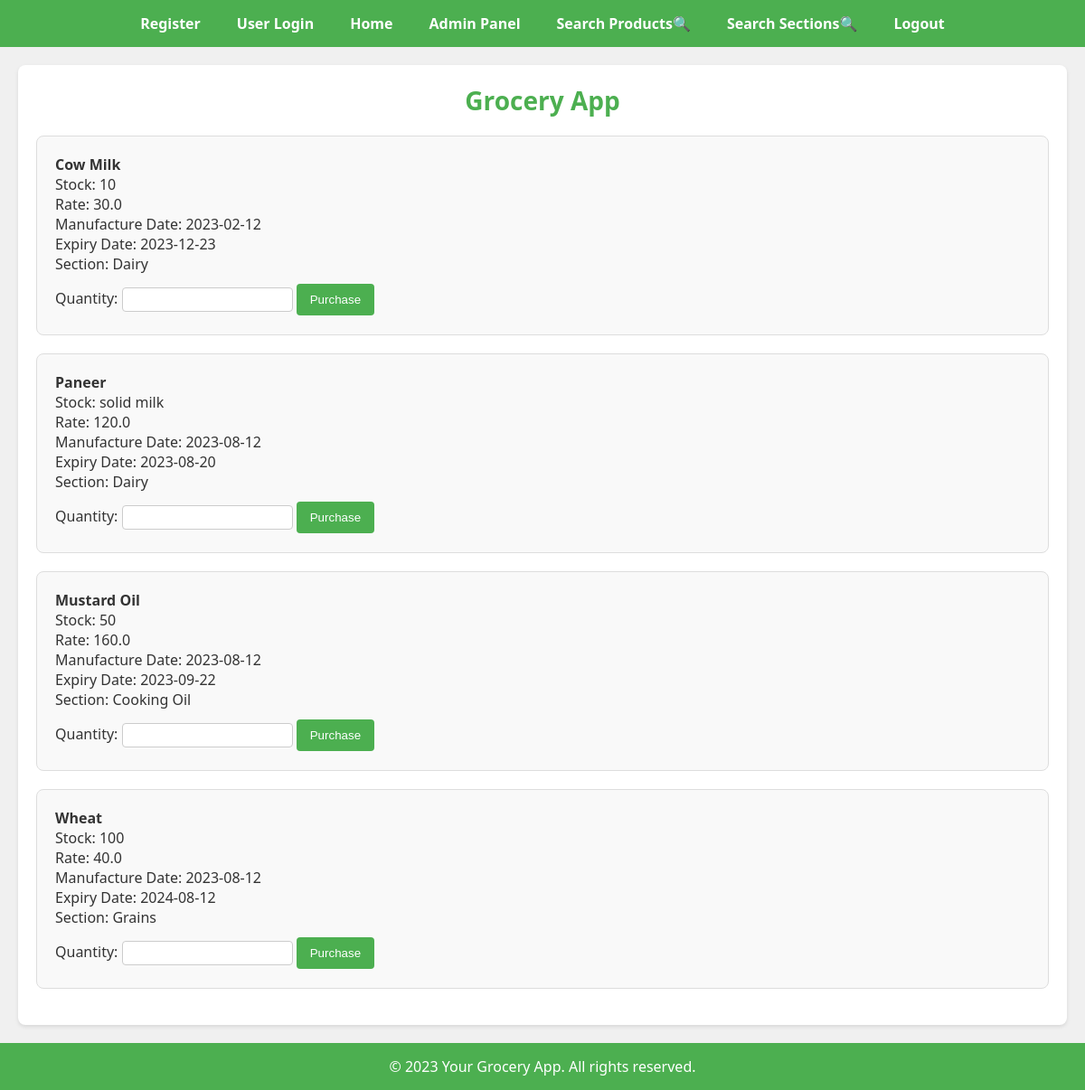
The page / on the database its author committed.
### model.py (models this page shows)
class Product(db.Model):
    id = db.Column(db.Integer, primary_key=True)
    name = db.Column(db.String(100), nullable=False)
    stock = db.Column(db.Integer, nullable=False)
    manufacture_date = db.Column(db.Date)
    expiry_date = db.Column(db.Date)
    rate_per_unit = db.Column(db.Float)
    section_id = db.Column(db.Integer, db.ForeignKey('section.id'), nullable=False)

class Section(db.Model):
    id = db.Column(db.Integer, primary_key=True)
    name = db.Column(db.String(100), nullable=False)
    type = db.Column(db.String(50))
    image = db.Column(db.String(200))

### app.py (the view)
@app.route('/')
def index():
    products_with_sections = db.session.query(Product, Section).join(Section).all()
    return render_template('index.html', title='Home', products_with_sections=products_with_sections)

### templates/index.html (shortened to what this page needs)
{% extends 'base.html' %}
{% block content %}
<h1 style="font-size: 28px; margin-bottom: 20px; color: #4CAF50; text-align: center;">Grocery App</h1>
<ul style="list-style: none; padding: 0;">
  {% for product, section in products_with_sections %}
  <li style="margin-bottom: 20px; padding: 20px; background-color: #f9f9f9; border: 1px solid #ddd; border-radius: 8px;">
    <strong>{{ product.name }}</strong> <br />
    Stock: {{ product.stock }}<br />
    Rate: {{ product.rate_per_unit }}<br />
    Manufacture Date: {{ product.manufacture_date }}<br />
    Expiry Date: {{ product.expiry_date }}<br />
    Section: {{ section.name }}<br />
    <form method="POST" action="{{ url_for('add_purchase') }}" style="margin-top: 10px;">
      <label for="quantity">Quantity:</label>
      <input type="number" name="quantity" min="1" required style="padding: 5px; margin: 5px 0; border: 1px solid #ccc; border-radius: 4px;" />
      <button type="submit" style="padding: 10px 15px; background-color: #4CAF50; color: white; border: none; border-radius: 4px; cursor: pointer; transition: background-color 0.3s ease;">Purchase</button>
    </form>
  </li>
  {% endfor %}
</ul>
{% endblock %}

### templates/base.html (shortened to what this page needs)
<!DOCTYPE html>
<html>
<head>
</head>
<body>
    <header>
        <nav>
            <ul class="nav-list">
                <li><a href="{{ url_for('register') }}">Register</a></li>
                <li><a href="{{ url_for('login') }}">User Login</a></li>
                <li><a href="{{ url_for('index') }}">Home</a></li>
                <li><a href="{{ url_for('admin_panel') }}">Admin Panel</a></li>
                <li><a href="{{ url_for('search_products') }}">Search Products🔍</a></li>
                <li><a href="{{ url_for('search_sections') }}">Search Sections🔍</a></li>
                <li><a href="{{ url_for('logout') }}">Logout</a></li>
            </ul>
        </nav>
    </header>
    <main>
        <div class="content">{% block content %}{% endblock %}</div>
    </main>
    <footer>
        <p>&copy; 2023 Your Grocery App. All rights reserved.</p>
    </footer>
</body>
</html>

### templates/base.html (style rules this page uses)
body, h1, h2, p, ul, li { margin: 0; padding: 0; }
body { background-color: #f0f0f0; font-family: 'Segoe UI', Tahoma, Geneva, Verdana, sans-serif; color: #333; }
header { background-color: #4CAF50; color: white; padding: 15px 0; }
nav { display: flex; justify-content: center; }
.nav-list { list-style: none; display: flex; padding: 0; }
.nav-list li { margin-right: 20px; }
.nav-list li:last-child { margin-right: 0; }
.nav-list a { color: white; text-decoration: none; font-weight: bold; padding: 5px 10px; border-radius: 5px; transition: background-color 0.3s ease; }
main { padding: 20px; max-width: 1200px; margin: auto; }
.content { background-color: white; border-radius: 8px; box-shadow: 0 2px 4px rgba(0, 0, 0, 0.1); padding: 20px; }
footer { text-align: center; padding: 15px 0; background-color: #4CAF50; color: white; }

### rows shown on the page
Product: name "Cow Milk", stock "10", rate_per_unit "30.0", manufacture_date "2023-02-12", expiry_date "2023-12-23", name "Dairy"
Product: name "Paneer", stock "solid milk", rate_per_unit "120.0", manufacture_date "2023-08-12", expiry_date "2023-08-20", name "Dairy"
Product: name "Mustard Oil", stock "50", rate_per_unit "160.0", manufacture_date "2023-08-12", expiry_date "2023-09-22", name "Cooking Oil"
Product: name "Wheat", stock "100", rate_per_unit "40.0", manufacture_date "2023-08-12", expiry_date "2024-08-12", name "Grains"
